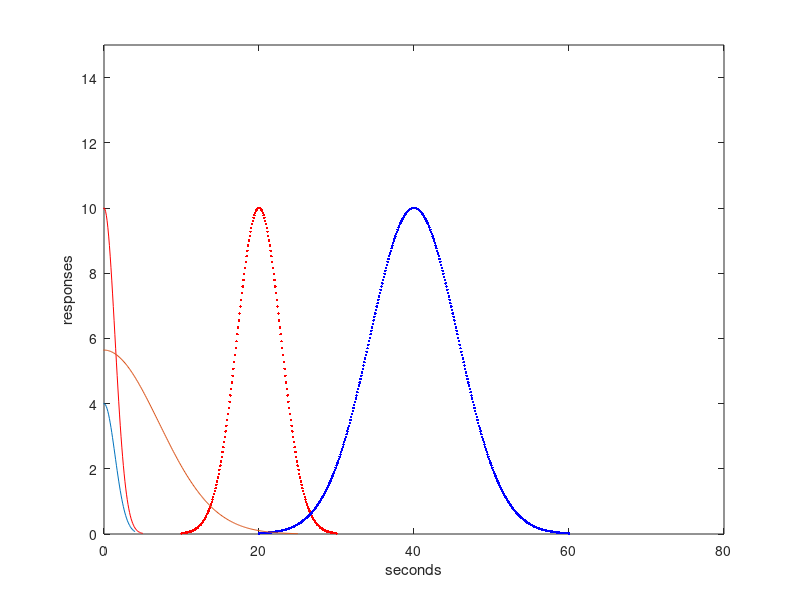
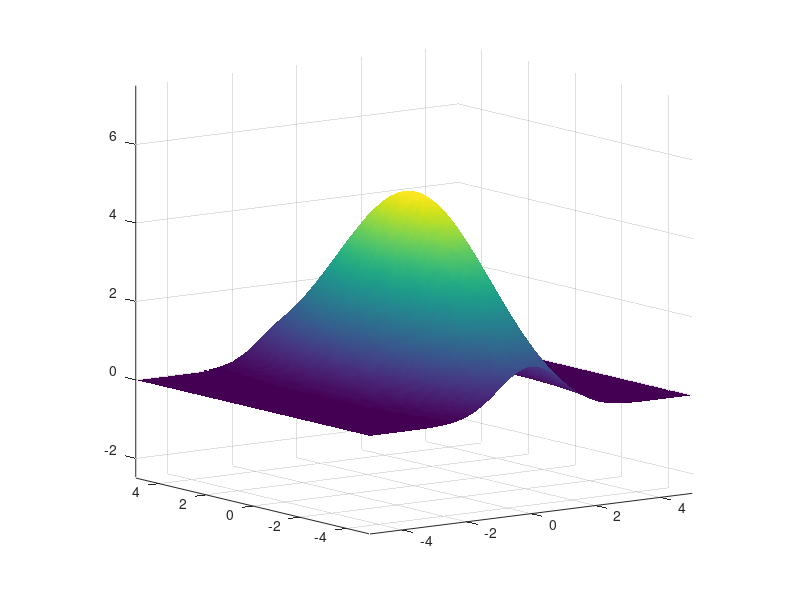

Recreate these plots in MATLAB, in order. (Note: this script raises an error after producing the figures.)

%--------------------
% Standard Normal Distribution
mu=0;
sd=1;
x=linspace(mu-4*sd,mu+4*sd,200);
pdfx=1/sqrt(2*pi)/sd*exp(-(x-mu).^2/(2*sd^2));
plot(x,pdfx);
%--------------------



%--------------------
% Universal Gaussian Function
a = 4;	% hight of peak from baseline (Yaxis)
b = 0;	% mean (peak center on Xaxis)
c = 1;	% stdev (curve spread)
d = 0;	% baseline (Yaxis)
x = -4:.1:4;

fx = a .* exp(-((x-b).^2 ./ (2*c).^2)) + d;

plot(x,fx);
axis([-5 5 0 1.5])
hold on
%--------------------
% Universal Gaussian Function
a = 10;	% hight of peak from baseline (Yaxis)
b = 0;	% mean (peak center on Xaxis)
c = 1;	% stdev (curve spread)
d = 0;	% baseline (Yaxis)
x = (b-5*c):.1:(b+5*c);

fx = a .* exp(-((x-b).^2 ./ (2*c).^2)) + d;

plot(x,fx,'r');
axis([(b-5*c) (b+5*c) d ((a+d)*1.2)])
%--------------------



%--------------------
% Gaussian Function Dual
a = 10;	% hight of peak from baseline (Yaxis)
b = 20;	% mean (peak center on Xaxis)
c = 2;	% stdev (curve spread)
d = 0;	% baseline (Yaxis)
x = (b-5*c):.1:(b+5*c);

fx = a .* exp(-((x-b).^2 ./ (2*c).^2)) + d;

figure(1)
plot(x,fx,'r.');
axis([(0) (80) d ((a+d)*1.5)])
hold on

% Gaussian Function
a = 10;	% hight of peak from baseline (Yaxis)
b = 40;	% mean (peak center on Xaxis)
c = 4;	% stdev (curve spread)
d = 0;	% baseline (Yaxis)
x = (b-5*c):.1:(b+5*c);

fx = a .* exp(-((x-b).^2 ./ (2*c).^2)) + d;

figure(1)
plot(x,fx,'b.');
axis([(0) (80) d ((a+d)*1.5)])
xlabel('seconds'); ylabel('responses')

%--------------------



%--------------------
% Einstein's Brownian Diffusion Gaussian Function
x = 0;		% origin
t = 250;	% time step
p0 = 100;	% particle density
D = 0.1;	% mass diffusivity

xx=linspace(x-t*D,x+t*D,400);
pxt = (p0 ./ sqrt(4.*pi.*D.*t)) .* exp(-( (xx.^2) ./ (4.*D.*t)));
plot(xx,pxt);
%--------------------




%--------------------
% Dirac Delta Function
for a = 1:10
x=linspace(-20,20,100);
dax = (1 ./ (a .* sqrt(pi)) ) .* exp(-x.^2 ./ a.^2);
figure(10)
plot(x,dax);
hold on
pause(1)
end
%--------------------


%---------------------------------------------------
% Brownian Motion from Standard Normal
N = 1000;
displacement = randn(1,N);
plot(displacement);
particle = struct();
particle.x = cumsum( randn(N, 1) );
particle.y = cumsum( randn(N, 1) );
plot(particle.x, particle.y);
ylabel('Y Position');
xlabel('X Position');
title('position versus time in 2D');
%--------------------
dsquared = particle.x .^ 2 + particle.y .^ 2;
plot(dsquared);
%--------------------
D = 0.1;				% Diffusion coefficient um^2/s
dim = 2;	         % two dimensional simulation
tau = .1;               % time interval in seconds
time = tau * 1:N;       % create a time vector for plotting
k = sqrt(D * dim * tau);
dx = k * randn(N,1);
dy = k * randn(N,1);
x = cumsum(dx);
y = cumsum(dy);
dSquaredDisplacement = (dx .^ 2) + (dy .^ 2);
squaredDisplacement = ( x .^ 2) + ( y .^ 2);
plot(x,y);
title('Particle Track of a Single Simulated Particle');
%--------------------
clf;
hold on;
plot(time, (0:1:(N-1)) * 2*k^2 , 'k', 'LineWidth', 3);      % plot theoretical line
plot(time, squaredDisplacement);
hold off;
xlabel('Time');
ylabel('Displacement Squared');
title('Displacement Squared versus Time for 1 Particle in 2 Dimensions');
%--------------------
simulatedD = mean( dSquaredDisplacement ) / ( 2 * dim * tau );
standardError = std( dSquaredDisplacement ) / ( 2 * dim * tau * sqrt(N) );
actualError = D - simulatedD;
disp([simulatedD standardError actualError])
%---------------------------------------------------


%--------------------
% 3D Gaussian Distribution
A = 5;
x0 = 0; y0 = 0;
sigma_x = 1;
sigma_y = 3;
 
for theta = 0:pi/100:pi
    a = cos(theta)^2/2/sigma_x^2 + sin(theta)^2/2/sigma_y^2;
    b = -sin(2*theta)/4/sigma_x^2 + sin(2*theta)/4/sigma_y^2 ;
    c = sin(theta)^2/2/sigma_x^2 + cos(theta)^2/2/sigma_y^2;
 
    [X, Y] = meshgrid(-5:.1:5, -5:.1:5);
    Z = A*exp( - (a*(X-x0).^2 + 2*b*(X-x0).*(Y-y0) + c*(Y-y0).^2)) ;
    surf(X,Y,Z);shading interp;view(-36,10);axis equal;drawnow
end
%--------------------




%--------------------
% Change Factory Presents (unrelated)
a = get(0,'Factory');
set(0,'DefaultAxesFontName','Century Gothic')
set(0,'DefaultAxesFontSize',12)
factoryAxesPosition: [0.1300 0.1100 0.7750 0.8150]
factoryAxesTickLength: [0.0100 0.0250]
%--------------------















